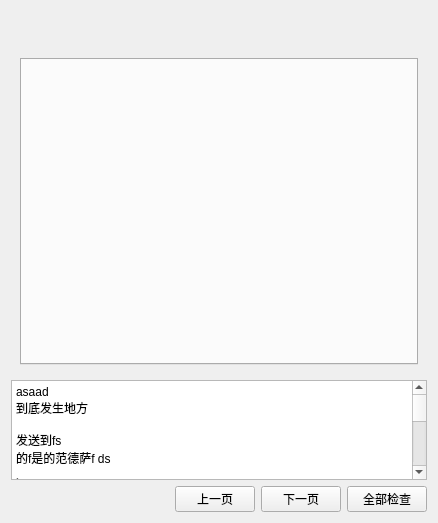
<?xml version="1.0" encoding="UTF-8"?>
<ui version="4.0">
 <class>Form</class>
 <widget class="QWidget" name="Form">
  <property name="geometry">
   <rect>
    <x>0</x>
    <y>0</y>
    <width>438</width>
    <height>523</height>
   </rect>
  </property>
  <property name="windowTitle">
   <string>Form</string>
  </property>
  <layout class="QVBoxLayout" name="verticalLayout">
   <item>
    <widget class="QWidget" name="publish_info_widget" native="true">
     <layout class="QHBoxLayout" name="horizontalLayout_2">
      <item>
       <widget class="QLabel" name="publish_info_label">
        <property name="text">
         <string/>
        </property>
       </widget>
      </item>
     </layout>
    </widget>
   </item>
   <item>
    <widget class="QWidget" name="publish_work_widget" native="true">
     <layout class="QVBoxLayout" name="verticalLayout_2">
      <item>
       <widget class="QTabWidget" name="publish_work_tabWidget">
        <property name="currentIndex">
         <number>-1</number>
        </property>
       </widget>
      </item>
     </layout>
    </widget>
   </item>
   <item>
    <widget class="QTextBrowser" name="publish_out_info_textBrowser">
     <property name="enabled">
      <bool>true</bool>
     </property>
     <property name="maximumSize">
      <size>
       <width>16777215</width>
       <height>100</height>
      </size>
     </property>
     <property name="html">
      <string>&lt;!DOCTYPE HTML PUBLIC &quot;-//W3C//DTD HTML 4.0//EN&quot; &quot;http://www.w3.org/TR/REC-html40/strict.dtd&quot;&gt;
&lt;html&gt;&lt;head&gt;&lt;meta name=&quot;qrichtext&quot; content=&quot;1&quot; /&gt;&lt;style type=&quot;text/css&quot;&gt;
p, li { white-space: pre-wrap; }
&lt;/style&gt;&lt;/head&gt;&lt;body style=&quot; font-family:'SimSun'; font-size:9pt; font-weight:400; font-style:normal;&quot;&gt;
&lt;p style=&quot; margin-top:0px; margin-bottom:0px; margin-left:0px; margin-right:0px; -qt-block-indent:0; text-indent:0px;&quot;&gt;asaad&lt;/p&gt;
&lt;p style=&quot; margin-top:0px; margin-bottom:0px; margin-left:0px; margin-right:0px; -qt-block-indent:0; text-indent:0px;&quot;&gt;到底发生地方&lt;/p&gt;
&lt;p style=&quot;-qt-paragraph-type:empty; margin-top:0px; margin-bottom:0px; margin-left:0px; margin-right:0px; -qt-block-indent:0; text-indent:0px;&quot;&gt;&lt;br /&gt;&lt;/p&gt;
&lt;p style=&quot; margin-top:0px; margin-bottom:0px; margin-left:0px; margin-right:0px; -qt-block-indent:0; text-indent:0px;&quot;&gt;发送到fs&lt;/p&gt;
&lt;p style=&quot; margin-top:0px; margin-bottom:0px; margin-left:0px; margin-right:0px; -qt-block-indent:0; text-indent:0px;&quot;&gt;的f是的范德萨f ds&lt;/p&gt;
&lt;p style=&quot; margin-top:0px; margin-bottom:0px; margin-left:0px; margin-right:0px; -qt-block-indent:0; text-indent:0px;&quot;&gt;、&lt;/p&gt;
&lt;p style=&quot; margin-top:0px; margin-bottom:0px; margin-left:0px; margin-right:0px; -qt-block-indent:0; text-indent:0px;&quot;&gt;的说法是的&lt;/p&gt;
&lt;p style=&quot;-qt-paragraph-type:empty; margin-top:0px; margin-bottom:0px; margin-left:0px; margin-right:0px; -qt-block-indent:0; text-indent:0px;&quot;&gt;&lt;br /&gt;&lt;/p&gt;
&lt;p style=&quot; margin-top:0px; margin-bottom:0px; margin-left:0px; margin-right:0px; -qt-block-indent:0; text-indent:0px;&quot;&gt;都是范德萨&lt;/p&gt;
&lt;p style=&quot;-qt-paragraph-type:empty; margin-top:0px; margin-bottom:0px; margin-left:0px; margin-right:0px; -qt-block-indent:0; text-indent:0px;&quot;&gt;&lt;br /&gt;&lt;/p&gt;
&lt;p style=&quot;-qt-paragraph-type:empty; margin-top:0px; margin-bottom:0px; margin-left:0px; margin-right:0px; -qt-block-indent:0; text-indent:0px;&quot;&gt;&lt;br /&gt;&lt;/p&gt;
&lt;p style=&quot; margin-top:0px; margin-bottom:0px; margin-left:0px; margin-right:0px; -qt-block-indent:0; text-indent:0px;&quot;&gt;是多福多寿&lt;/p&gt;
&lt;p style=&quot;-qt-paragraph-type:empty; margin-top:0px; margin-bottom:0px; margin-left:0px; margin-right:0px; -qt-block-indent:0; text-indent:0px;&quot;&gt;&lt;br /&gt;&lt;/p&gt;
&lt;p style=&quot; margin-top:0px; margin-bottom:0px; margin-left:0px; margin-right:0px; -qt-block-indent:0; text-indent:0px;&quot;&gt;的发送到方式dsd&lt;/p&gt;
&lt;p style=&quot;-qt-paragraph-type:empty; margin-top:0px; margin-bottom:0px; margin-left:0px; margin-right:0px; -qt-block-indent:0; text-indent:0px;&quot;&gt;&lt;br /&gt;&lt;/p&gt;
&lt;p style=&quot; margin-top:0px; margin-bottom:0px; margin-left:0px; margin-right:0px; -qt-block-indent:0; text-indent:0px;&quot;&gt;是地方是的&lt;/p&gt;
&lt;p style=&quot;-qt-paragraph-type:empty; margin-top:0px; margin-bottom:0px; margin-left:0px; margin-right:0px; -qt-block-indent:0; text-indent:0px;&quot;&gt;&lt;br /&gt;&lt;/p&gt;&lt;/body&gt;&lt;/html&gt;</string>
     </property>
    </widget>
   </item>
   <item>
    <layout class="QHBoxLayout" name="horizontalLayout">
     <item>
      <spacer name="horizontalSpacer">
       <property name="orientation">
        <enum>Qt::Horizontal</enum>
       </property>
       <property name="sizeHint" stdset="0">
        <size>
         <width>40</width>
         <height>20</height>
        </size>
       </property>
      </spacer>
     </item>
     <item>
      <widget class="QPushButton" name="publish_up_page_pushButton">
       <property name="text">
        <string>上一页</string>
       </property>
      </widget>
     </item>
     <item>
      <widget class="QPushButton" name="publish_down_page_pushButton">
       <property name="text">
        <string>下一页</string>
       </property>
      </widget>
     </item>
     <item>
      <widget class="QPushButton" name="publish_all_check_pushButton">
       <property name="text">
        <string>全部检查</string>
       </property>
      </widget>
     </item>
    </layout>
   </item>
  </layout>
 </widget>
 <resources/>
 <connections/>
</ui>
